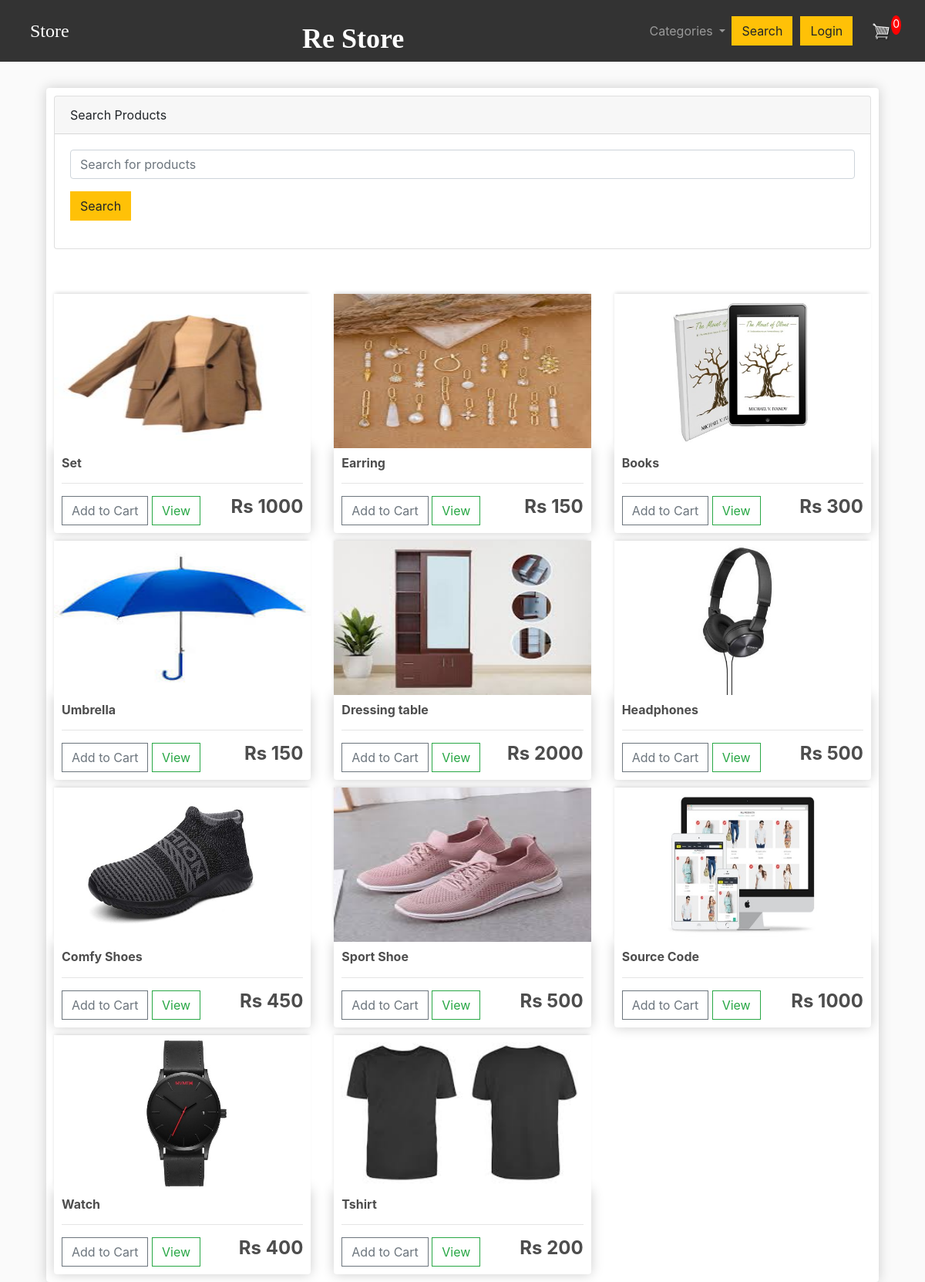
Before: /search with the older database file.
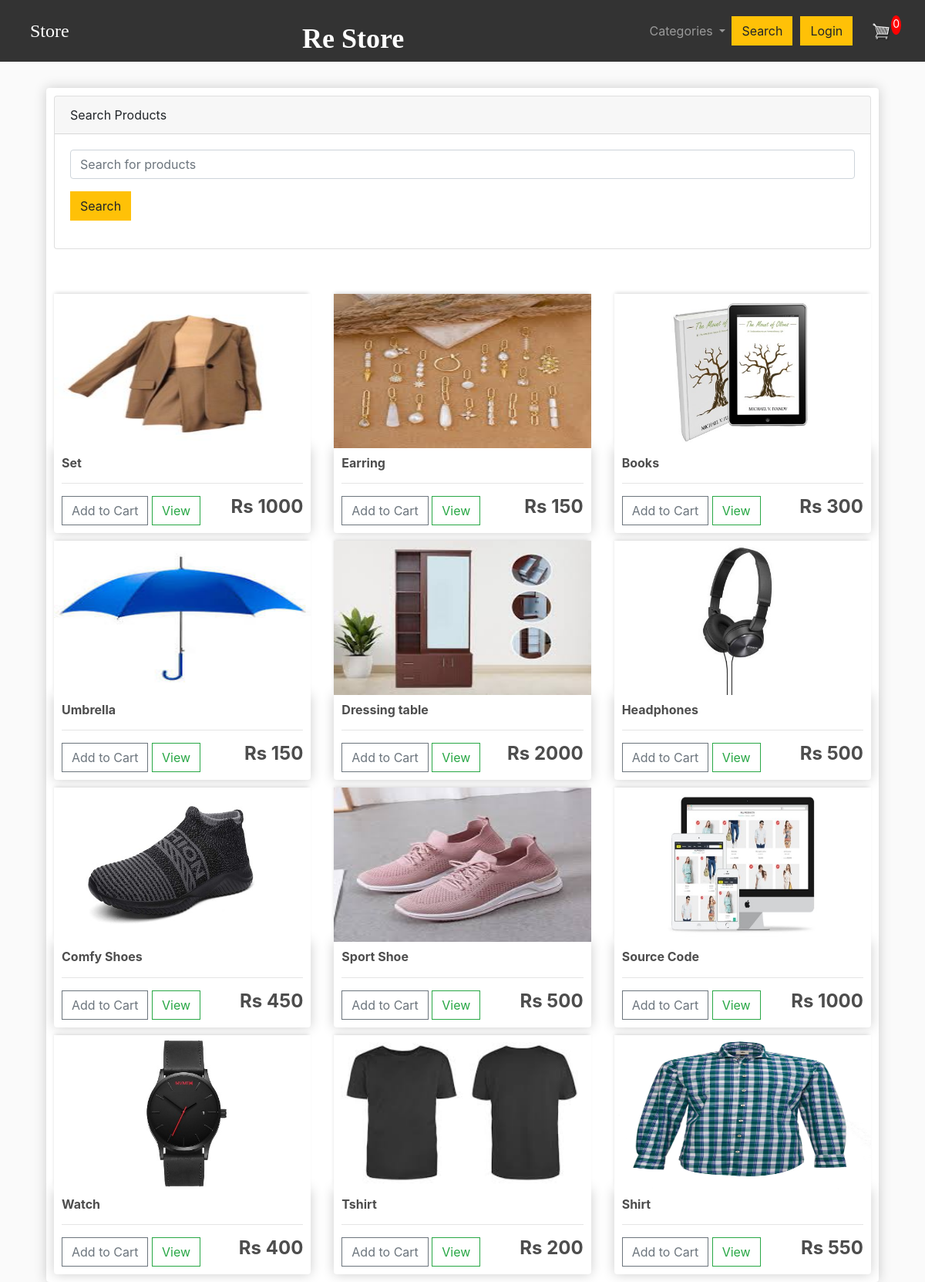
After: the same page with the newer database file.
### Store/models.py (models this page shows, shortened)
class Product(models.Model):
	name = models.CharField(max_length=200)
	category = models.ForeignKey(Category, on_delete=models.CASCADE, default=1)
	price = models.DecimalField(max_digits=7, decimal_places=0)  # Store prices with 0 decimal places
	digital = models.BooleanField(default=False,null=True, blank=True)
	image = models.ImageField(null=True, blank=True)
	@property
	def imageURL(self):
		try:
			url = self.image.url
		except:
			url = ''
		return url

### Store/views.py (the view)
# urls.py: path('search',views.search,name="search"),
def search(request):
    data = cartData(request)
    cartItems = data['cartItems']
    query = request.POST.get('searched', '').lower()  # Get the search query and make it case-insensitive
    products = Product.objects.all()  # Get all products from the database
    if query:
        searched = []
        for product in products:
            if query in product.name.lower():  # Check if the search term is in the product name (case-insensitive)
                searched.append(product)
    else:
        searched = products  # If no search term is entered, show all products
    return render(request, 'store/search.html', {'searched': searched, 'cartItems': cartItems})

### Store/utils.py (called while the page is built, shortened)
def cookieCart(request):
    try:
        cart = json.loads(request.COOKIES['cart'])
    except:
        cart = {}
        print('CART:', cart)
    items = []
    order = {'get_cart_total': 0, 'get_cart_items': 0, 'shipping': False}
    cartItems = order['get_cart_items']
    return {'cartItems': cartItems, 'order': order, 'items': items}

def cartData(request):
    if request.user.is_authenticated:
        customer = request.user.customer
        order, created = Order.objects.get_or_create(customer=customer, complete=False)
        items = order.orderitem_set.all()
        cartItems = order.get_cart_items
    else:
        cookieData = cookieCart(request)
        cartItems = cookieData['cartItems']
        order = cookieData['order']
        items = cookieData['items']
    return {'cartItems': cartItems, 'order': order, 'items': items}

### Store/templates/store/search.html (shortened to what this page needs)
{% extends 'store/main.html' %}
{% load static %}
{% block content %}
    <div class="container mt-4">
        <div class="row">
            <div class="col-lg-12">
                <div class="box-element">
                    <div class="card">
                        <div class="card-header">
                            Search Products
                        </div>
                        <div class="card-body">
                            <form method="POST" action="{% url 'search' %}">
                                <div class="mb-3">
                                    <input type="text" class="form-control" id="exampleFormControlInput1" placeholder="Search for products" name="searched">
                                </div>
                                <button type="submit" class="btn btn-warning">
                                    Search
                                </button>
                            </form>
                        </div>
                    </div>
                    <br><br/>
                    {% if searched %}
                        <div class="row">
                            {% for product in searched %}
                                <div class="col-lg-4">
                                    <img class="thumbnail img-fluid" src="{{ product.imageURL }}" alt="{{ product.name }}">
                                    <div class="box-element product">
                                        <h6><strong>{{ product.name }}</strong></h6>
                                        <hr>
                                        <button data-product="{{ product.id }}" data-action="add" class="btn btn-outline-secondary add-btn update-cart">Add to Cart</button>
                                        <a class="btn btn-outline-success" href="#">View</a>
                                        <h4 style="display: inline-block; float: right"><strong>Rs {{ product.price }}</strong></h4>
                                    </div>
                                </div>
                            {% endfor %}
                        </div>
                    {% endif %}
                </div>
            </div>
        </div>
    </div>
{% endblock content %}

Changed rows visible on the page:
added Product: imageURL (picture), name "Shirt", price "550"
